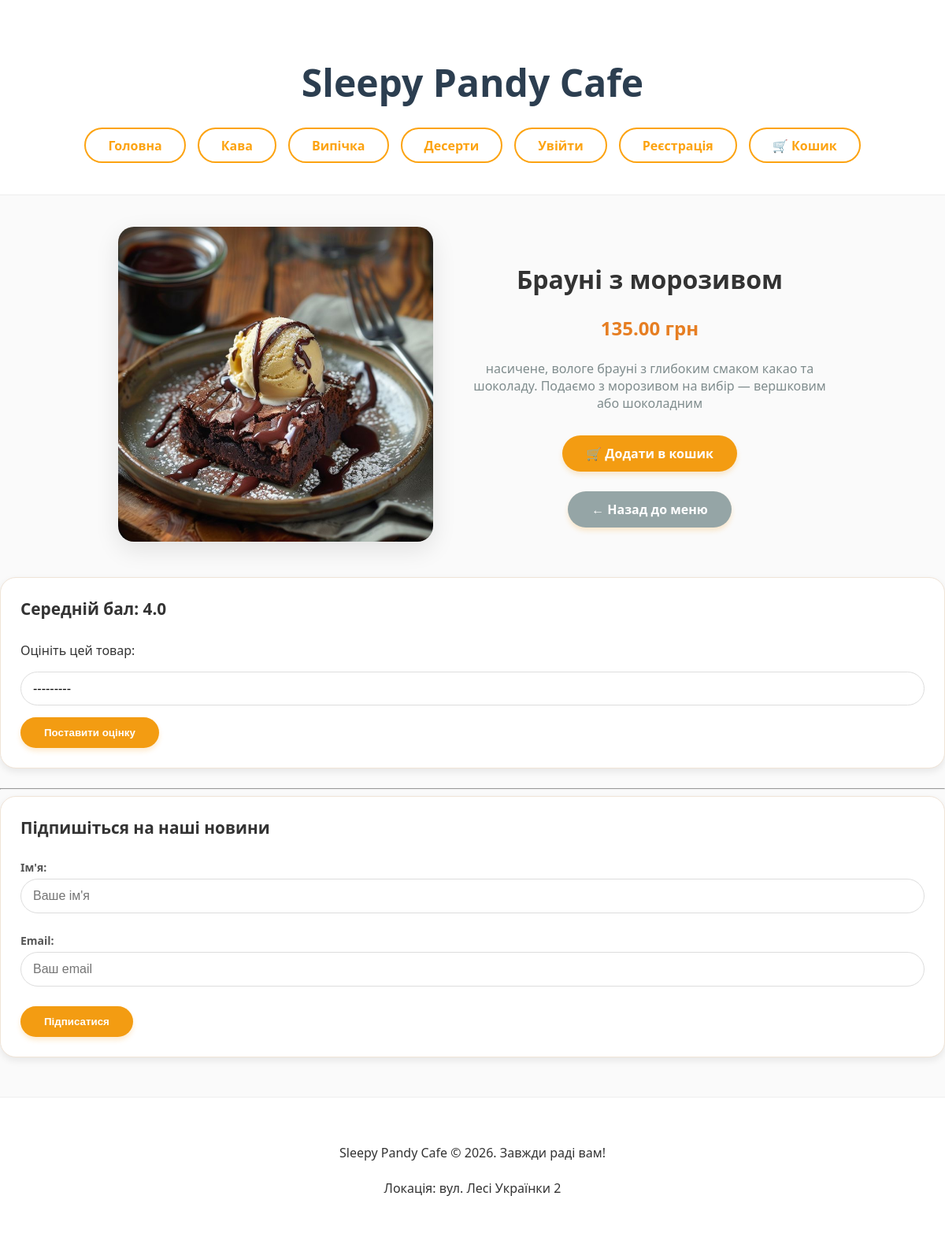
Screenshot of /item/4/ with the database file from the repository.
### main_app/models.py (models this page shows, shortened)
class Category(models.Model):
    name = models.CharField(max_length=100, verbose_name="Назва категорії")
    created_at = models.DateTimeField(auto_now_add=True)
    updated_at = models.DateTimeField(auto_now=True)

class MenuItem(models.Model):
    image = models.ImageField(upload_to='items/', blank=True, null=True, verbose_name="Фото страви")
    name = models.CharField(max_length=100, verbose_name="Назва страви")
    description = models.TextField(verbose_name="Опис")
    price = models.DecimalField(max_digits=6, decimal_places=2, verbose_name="Ціна")
    category = models.ForeignKey(Category, on_delete=models.CASCADE, related_name='items')
    created_at = models.DateTimeField(auto_now_add=True)
    updated_at = models.DateTimeField(auto_now=True)
    def get_average_rating(self):
        avg = self.ratings.aggregate(Avg('score'))['score__avg']
        return round(avg, 1) if avg else "Немає оцінок"

### main_app/views.py (the view, shortened to what this page needs)
# urls.py: path('item/<int:item_id>/', views.item_detail, name='item_detail'),
def item_detail(request, item_id):
    item = get_object_or_404(MenuItem, id=item_id)
    categories = Category.objects.all()
    rating_form = RatingForm()
    subscription_form = SubscriptionForm()
    return render(request, 'main_app/item_detail.html', {
        'item': item,
        'categories': categories,
        'title': item.name,
        'rating_form': rating_form,
        'subscription_form': subscription_form,
    })

### main_app/forms.py
class RatingForm(forms.ModelForm):
    class Meta:
        model = Rating
        fields = ['score']
        widgets = {
            'score': forms.Select(attrs={'class': 'form-select'}),
        }

class SubscriptionForm(forms.ModelForm):
    class Meta:
        model = Subscription
        fields = ['name', 'email']
        widgets = {
            'name': forms.TextInput(attrs={'placeholder': "Ваше ім'я", 'class': 'form-control'}),
            'email': forms.EmailInput(attrs={'placeholder': 'Ваш email', 'class': 'form-control'}),
        }

### main_app/templates/main_app/item_detail.html (shortened to what this page needs)
{% extends 'main_app/base.html' %}
{% block content %}
<div class="detail-container">
    <div class="detail-image">
        {% if item.image %}
            <img src="{{ item.image.url }}" alt="{{ item.name }}" style="max-width: 400px; border-radius: 20px; box-shadow: 0 10px 30px rgba(0,0,0,0.1);">
        {% endif %}
    </div>
    <div class="detail-info">
        <h1>{{ item.name }}</h1>
        <p style="font-size: 24px; color: #e67e22; font-weight: bold;">{{ item.price }} грн</p>
        <p style="color: #7f8c8d; margin-bottom: 30px;">{{ item.description }}</p>
        <a href="{% url 'cart_add' item.id %}" class="btn-main" style="display: inline-block; text-align: center;">
            🛒 Додати в кошик
        </a>
        <br>
        <a href="{% url 'home' %}" class="btn-main btn-back">← Назад до меню</a>
    </div>
</div>
<div class="rating-section">
    <h4>Середній бал: {{ item.get_average_rating }}</h4>
    <form method="post">
        <p>Оцініть цей товар:</p>
        {{ rating_form.score }}
        <button type="submit" class="btn-main">Поставити оцінку</button>
    </form>
</div>
<hr>
<div class="newsletter-section">
    <h4>Підпишіться на наші новини</h4>
    <form action="#" method="post"> {% csrf_token %}
        {{ subscription_form.as_p }}
        <button type="submit" class="btn-main">Підписатися</button>
    </form>
</div>
{% endblock %}

### main_app/templates/main_app/base.html (shortened to what this page needs)
{% load static %}
<!DOCTYPE html>
<html lang="uk">
<head>
    <link rel="stylesheet" href="{% static 'css/style.css' %}">
</head>
<body>
    <header>
        <h1>Sleepy Pandy Cafe</h1>
            <nav>
                <a href="{% url 'home' %}"><b>Головна</b></a>
                {% for cat in categories %}
                    <a href="{% url 'category_page' cat.id %}">{{ cat.name }}</a>
                {% endfor %}
                {% if user.is_authenticated %}
                    <a href="{% url 'profile' %}">👤 Кабінет ({{ user.username }})</a>
                <form action="{% url 'logout' %}" method="post" style="display:inline;">
                    {% csrf_token %}
                    <button type="submit" class="btn-logout-link">Вийти</button>
                </form>
                {% else %}
                    <a href="{% url 'login' %}">Увійти</a>
                    <a href="{% url 'register' %}">Реєстрація</a>
                {% endif %}
                <a href="{% url 'cart_detail' %}">🛒 Кошик</a>
            </nav>
    </header>
    <main class="content">
        {% block content %}
        {% endblock %}
    </main>
    <footer>
        <p>Sleepy Pandy Cafe © 2026. Завжди раді вам!</p>
        <p>Локація: вул. Лесі Українки 2</p>
    </footer>
</body>
</html>

### main_app/static/css/style.css (style rules this page uses)
body { font-family: 'Segoe UI', Tahoma, Geneva, Verdana, sans-serif; background-color: #fafafa; color: #333; margin: 0; padding: 0; }
header { background-color: #fff; padding: 40px 20px; text-align: center; border-bottom: 1px solid #eee; }
header h1 { font-size: 48px; color: #2c3e50; margin-bottom: 25px; }
nav { display: flex; justify-content: center; flex-wrap: wrap; gap: 15px; }
nav a { text-decoration: none; color: #f39c12; padding: 10px 25px; border: 2px solid #f39c12; border-radius: 30px; font-weight: bold; transition: 0.3s; }
footer { text-align: center; padding: 40px 20px; background-color: #fff; border-top: 1px solid #eee; margin-top: 50px; line-height: 1.8; }
.btn-main { display: inline-block; padding: 12px 30px; background-color: #f39c12; color: white !important; text-decoration: none; border: none; border-radius: 25px; font-weight: bold; cursor: pointer; transition: 0.3s; box-shadow: 0 4px 6px rgba(243, 156, 18, 0.2); }
.btn-back { margin-top: 25px; background-color: #95a5a6; }
.detail-container { max-width: 900px; margin: 40px auto; display: flex; align-items: center; justify-content: center; gap: 50px; }
.detail-info { text-align: center; }
.rating-section, .newsletter-section { background-color: #fff; padding: 25px; border-radius: 20px; box-shadow: 0 4px 10px rgba(0, 0, 0, 0.08); margin-bottom: 25px; border: 1px solid #f0e4d7; }
.rating-section h4, .newsletter-section h4 { margin-top: 0; color: #333; font-size: 1.3rem; }
.form-control, .form-select { width: 100%; padding: 12px 15px; margin-bottom: 15px; border: 1px solid #ddd; border-radius: 25px; font-size: 16px; transition: border-color 0.3s, box-shadow 0.3s; box-sizing: border-box; }
.form-select { appearance: none; background-color: white; cursor: pointer; }
.newsletter-section p { margin: 0 0 10px 0; text-align: left; }
.newsletter-section p label { display: block; font-weight: bold; margin-bottom: 5px; color: #555; font-size: 14px; }
nav a, .btn-logout-link { display: inline-flex; align-items: center; justify-content: center; padding: 12px 28px; border: 2px solid #fca311; border-radius: 50px; color: #fca311; text-decoration: none; font-weight: 700; font-size: 16px; background: transparent; transition: all 0.3s ease; cursor: pointer; font-family: inherit; box-sizing: border-box; height: 45px; }

### rows the page displays
Category: name "Кава"
Category: name "Випічка"
Category: name "Десерти"
MenuItem: image (picture), name "Брауні з морозивом", price "135.00", description "насичене, вологе брауні з глибоким смаком какао та шоколаду. Подаємо з морозивом на вибір — вершковим або шоколадним", get_average_rating "4.0"
